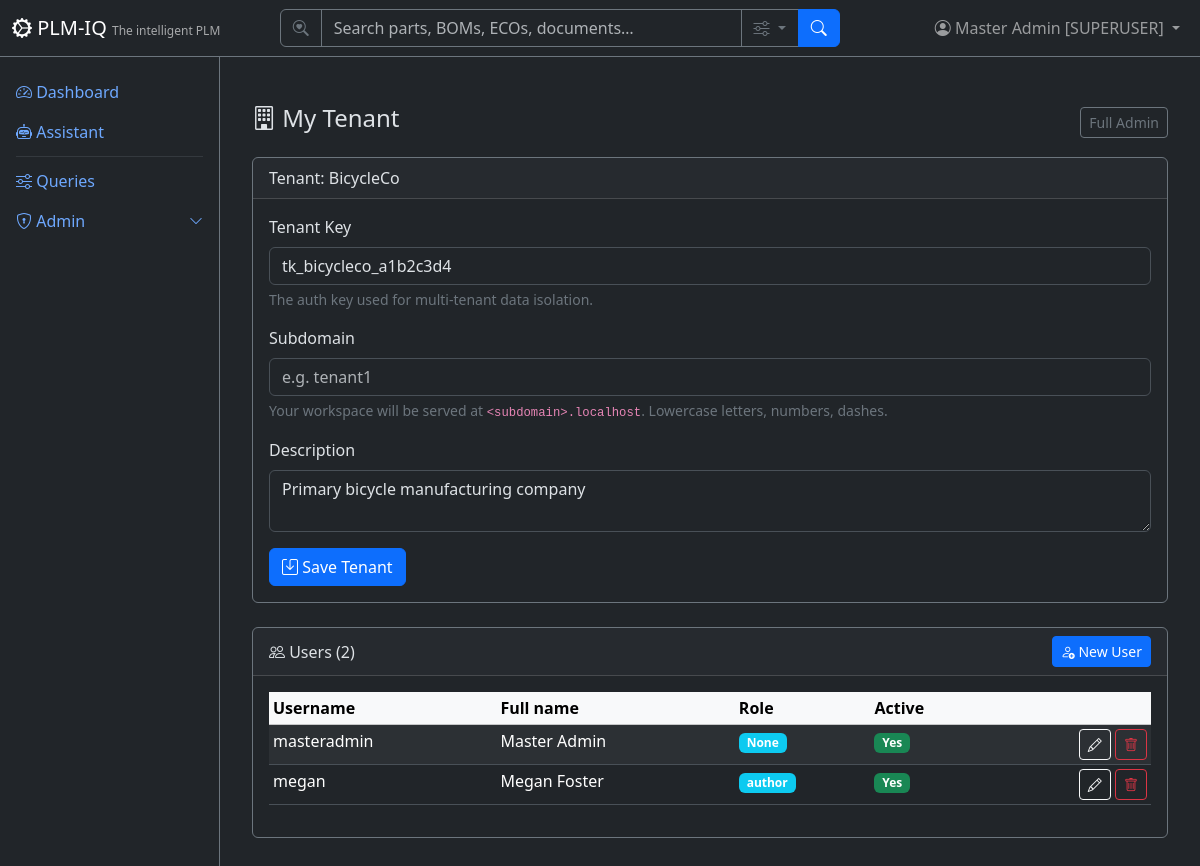
The page /admin/tenant (signed in) on the database as committed earlier.
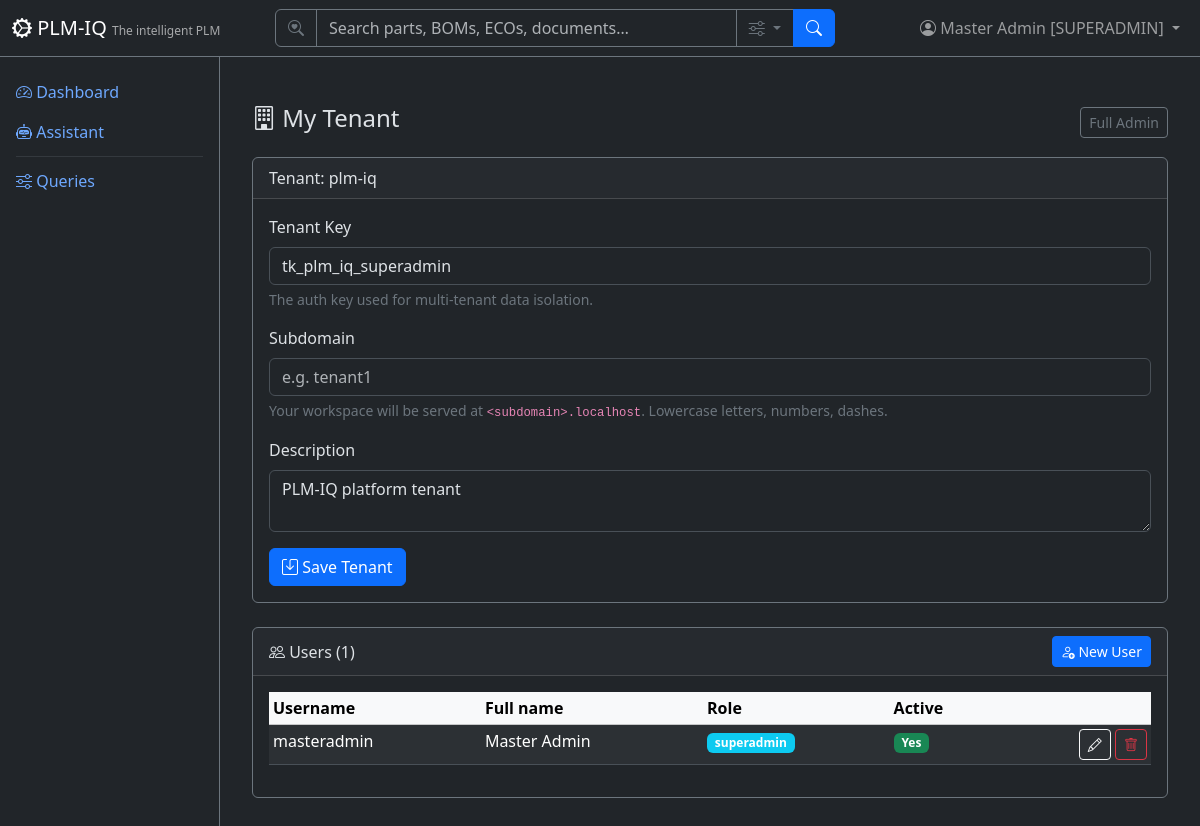
The same page on the database as committed later.
### app/models/tenant_user.py (models this page shows)
class User(Base):
    __tablename__ = "users"
    user_id = Column("user_id", Integer, primary_key=True, autoincrement=True)
    username = Column("username", String, unique=True, nullable=False)
    full_name = Column("full_name", String, nullable=False)
    email = Column("email", String)
    password_hash = Column("password_hash", String, nullable=False, default="")
    tenant_id = Column("tenant_id", Integer, ForeignKey("tenants.tenant_id"), nullable=False, default=1)
    tenant_key = Column("tenant_key", String, nullable=False)
    is_active = Column("is_active", Boolean, default=True)
    created_date = Column("created_date", String)
    role = Column("role", String, nullable=False, default="reader")
    tenant = relationship("Tenant", back_populates="users")
    favorites = relationship("Favorite", back_populates="user")

class Tenant(Base):
    __tablename__ = "tenants"
    tenant_id = Column("tenant_id", Integer, primary_key=True, autoincrement=True)
    tenant_name = Column("tenant_name", String, unique=True, nullable=False)
    tenant_key = Column("tenant_key", String, unique=True, nullable=False)
    subdomain = Column("subdomain", String, unique=True, nullable=True)
    description = Column("description", String)
    created_date = Column("created_date", String)
    role = Column("role", String, default="reader")
    is_active = Column("is_active", Boolean, default=True)
    users = relationship("User", back_populates="tenant")
    parts = relationship("Part", back_populates="tenant")
    favorites = relationship("Favorite", back_populates="tenant")

### app/routers/admin.py (the view)
@router.get("/tenant", response_class=HTMLResponse)
def tenant_self(
    request: Request,
    db: Session = Depends(get_db),
    _u: User = Depends(require_role(["tenantadmin"])),
):
    tenant = db.query(Tenant).filter(Tenant.tenant_id == _u.tenant_id).first()
    if not tenant:
        return HTMLResponse(content=render("404.html", **auth_context(request, db)), status_code=404)
    users = db.query(User).filter(User.tenant_id == tenant.tenant_id).order_by(User.username).all()
    return HTMLResponse(content=render(
        "admin/tenant_self.html",
        **auth_context(request, db),
        tenant=tenant,
        users=users,
        user_roles=role_names(db),
        base_domain=BASE_DOMAIN,
    ))

### app/templates/admin/tenant_self.html (shortened to what this page needs)
{% extends "base.html" %}
{% block content %}
<div class="container-fluid py-4">
  <div class="d-flex justify-content-between align-items-center mb-3">
    <h4><i class="bi bi-building"></i> My Tenant</h4>
    <a href="/admin" class="btn btn-sm btn-outline-secondary">Full Admin</a>
  </div>
  <div class="card bg-dark border-secondary mb-4">
    <div class="card-header">Tenant: {{ tenant.tenant_name }}</div>
    <div class="card-body">
      <form method="post" action="/admin/tenant">
        <div class="mb-3">
          <label class="form-label">Tenant Key</label>
          <input type="text" class="form-control" value="{{ tenant.tenant_key }}" readonly>
          <div class="form-text text-secondary">The auth key used for multi-tenant data isolation.</div>
        </div>
        <div class="mb-3">
          <label class="form-label">Subdomain</label>
          <input type="text" name="subdomain" class="form-control"
                 value="{{ tenant.subdomain or '' }}" placeholder="e.g. tenant1">
          <div class="form-text text-secondary">
            Your workspace will be served at
            <code>{% if tenant.subdomain %}{{ tenant.subdomain }}{% else %}&lt;subdomain&gt;{% endif %}.{{ base_domain }}</code>.
            Lowercase letters, numbers, dashes.
          </div>
        </div>
        <div class="mb-3">
          <label class="form-label">Description</label>
          <textarea name="description" class="form-control" rows="2">{{ tenant.description or '' }}</textarea>
        </div>
        <button type="submit" class="btn btn-primary"><i class="bi bi-save"></i> Save Tenant</button>
      </form>
    </div>
  </div>
  <div class="card bg-dark border-secondary">
    <div class="card-header d-flex justify-content-between align-items-center">
      <span><i class="bi bi-people"></i> Users ({{ users | length }})</span>
      <button class="btn btn-sm btn-primary" data-bs-toggle="modal" data-bs-target="#newUserModal">
        <i class="bi bi-person-add"></i> New User
      </button>
    </div>
    <div class="card-body">
      <table class="table table-sm table-striped">
        <thead class="table-light">
          <tr><th>Username</th><th>Full name</th><th>Role</th><th>Active</th><th></th></tr>
        </thead>
        <tbody>
          {% for u in users %}
          <tr>
            <td>{{ u.username }}</td>
            <td>{{ u.full_name }}</td>
            <td><span class="badge bg-info">{{ u.role }}</span></td>
            <td>{% if u.is_active %}<span class="badge bg-success">Yes</span>{% else %}<span class="badge bg-secondary">No</span>{% endif %}</td>
            <td class="text-end">
              <button class="btn btn-sm btn-outline-light" data-bs-toggle="modal" data-bs-target="#editUserModal{{ u.user_id }}">
                <i class="bi bi-pencil"></i>
              </button>
              <form method="post" action="/admin/tenant/user/{{ u.user_id }}/delete" class="d-inline"
                    onsubmit="return confirm('Delete user {{ u.username }}?');">
                <button type="submit" class="btn btn-sm btn-outline-danger"><i class="bi bi-trash"></i></button>
              </form>
            </td>
          </tr>
          {% else %}
          <tr><td colspan="5" class="text-secondary">No users yet.</td></tr>
          {% endfor %}
        </tbody>
      </table>
    </div>
  </div>
</div>
{% endblock %}

### app/templates/base.html (shortened to what this page needs)
<!DOCTYPE html>
<html lang="en" data-bs-theme="dark">
<head>
    <link href="https://cdn.jsdelivr.net/npm/bootstrap@5.3.3/dist/css/bootstrap.min.css" rel="stylesheet">
    <link href="https://cdn.jsdelivr.net/npm/bootstrap-icons@1.11.3/font/bootstrap-icons.css" rel="stylesheet">
</head>
<body>
    <nav class="navbar navbar-expand-md navbar-dark bg-dark fixed-top border-bottom border-secondary">
        <div class="container-fluid">
            <a class="navbar-brand" href="/">
                <i class="bi bi-gear-wide-connected"></i> PLM-IQ
                <small class="d-none d-md-inline">The intelligent PLM</small>
            </a>
            <div class="collapse navbar-collapse" id="navMenu">
                {% if current_user %}
                <form class="d-flex mx-auto my-2 my-md-0" role="search" action="/search" method="get" style="width: 100%; max-width: 560px;">
                    <div class="input-group">
                        <span class="input-group-text bg-dark border-secondary text-secondary"><i class="bi bi-search-heart"></i></span>
                        <input type="search" name="q" class="form-control bg-dark text-light border-secondary" placeholder="Search parts, BOMs, ECOs, documents…" aria-label="Search">
                        <button class="btn btn-outline-secondary dropdown-toggle" type="button" data-bs-toggle="dropdown" data-bs-auto-close="outside" title="Search options">
                            <i class="bi bi-sliders"></i>
                        </button>
                        <button class="btn btn-primary" type="submit"><i class="bi bi-search"></i></button>
                    </div>
                </form>
                {% endif %}
                <ul class="navbar-nav ms-auto align-items-center">
                    {% if current_user %}
                    <li class="nav-item dropdown">
                        <a class="nav-link dropdown-toggle position-relative" href="#" role="button" data-bs-toggle="dropdown" aria-label="Profile Menu" title="Profile Menu">
                            <i class="bi bi-person-circle"></i>
                            <span class="d-none d-md-inline">{{ current_user.full_name }} [{{ current_user.role|upper if current_user.role else 'SUPERUSER' }}]</span>
                        </a>
                    </li>
                    {% else %}
                    <li class="nav-item">
                        <a class="nav-link" href="/login"><i class="bi bi-box-arrow-in-right"></i> Sign In</a>
                    </li>
                    {% endif %}
                </ul>
            </div>
        </div>
    </nav>
    <div class="sidebar bg-dark border-end border-secondary pt-3">
        <ul class="nav nav-pills flex-column">
            <li class="nav-item">
                <a class="nav-link" href="/"><i class="bi bi-speedometer2"></i> Dashboard</a>
            </li>
            <li class="nav-item">
                <a class="nav-link" href="/assistant"><i class="bi bi-robot"></i> Assistant</a>
            </li>
            <li class="nav-item">
                <hr class="nav-divider my-1 mx-3 border-secondary">
            </li>
            <li class="nav-item">
                <a class="nav-link" href="/queries"><i class="bi bi-sliders"></i> Queries</a>
            </li>
            {% if current_user and (current_user.role == 'tenantadmin' or current_user.role is none) %}
            <li class="nav-item">
                <a class="nav-link d-flex justify-content-between align-items-center" data-bs-toggle="collapse" href="#adminSubmenu" role="button" aria-expanded="false">
                    <span><i class="bi bi-shield-lock"></i> Admin</span>
                    <i class="bi bi-chevron-down small"></i>
                </a>
            </li>
            {% endif %}
        </ul>
    </div>
    <div class="main-content">
        {% block content %}{% endblock %}
    </div>
</body>
</html>

### app/templates/base.html (style rules this page uses)
body { padding-top: 60px; }
.sidebar { position: fixed; top: 56px; bottom: 0; left: 0; width: 220px; overflow-y: auto; }
.main-content { margin-left: 220px; padding: 20px; }
.navbar-brand small { font-size: 0.75rem; opacity: 0.6; }

Rows that differ between the two databases and show on the page:
no longer on this page (row unchanged): Tenant: tenant_name "BicycleCo", tenant_key "tk_bicycleco_a1b2c3d4", description "Primary bicycle manufacturing company"
no longer on this page (row unchanged): User: username "megan", full_name "Megan Foster", role "author", is_active "Yes"
changed User "masteradmin": role "SUPERUSER" → "SUPERADMIN"; role "None" → "superadmin"
added Tenant: tenant_name "plm-iq", tenant_key "tk_plm_iq_superadmin", description "PLM-IQ platform tenant"
Other text that changed with them:
{{ users | length }}: "2" → "1"
text no longer shown: "Admin"
